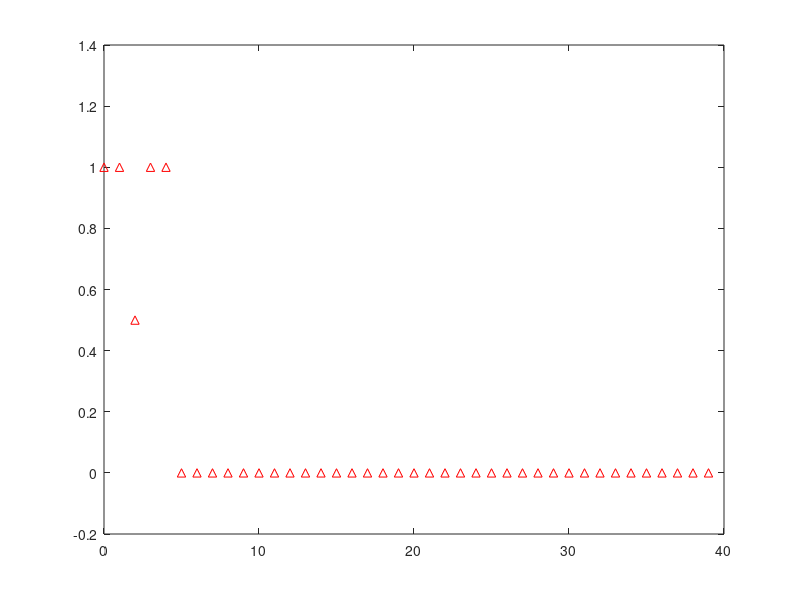
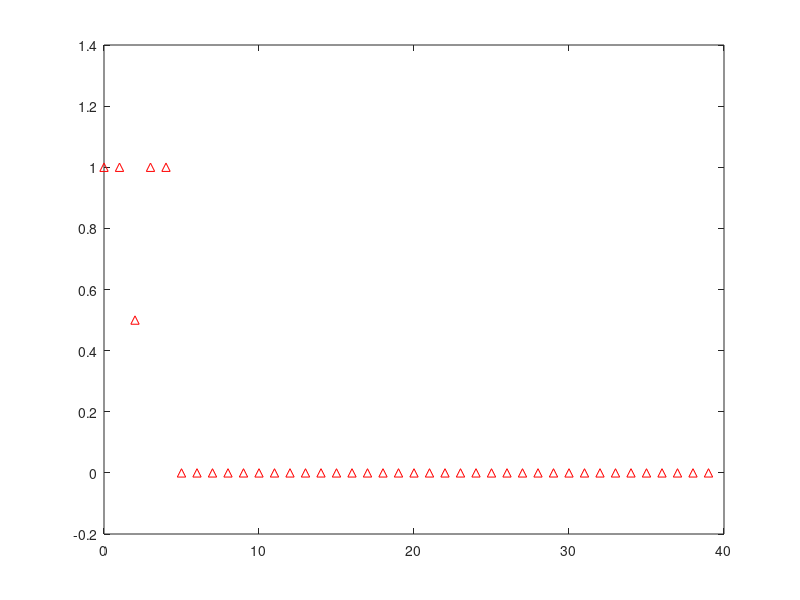

These figures' MATLAB source, in order:
% Implemetation of Frequency Sampled Transfer Function
% 

b1=[4.5];
a1=[1 -1];
H1 = tf(b1,a1)

%Transfer function H1:
% 4.5
%-----
%s - 1

b2=[.809,-.809];
a2=[1,-.618,1];
H2=tf(b2,a2) 
%Transfer function H2:
% 0.809 s - 0.809
%-----------------
%s^2 - 0.618 s + 1
 
b3=[-.309,.309];
a3=[1,1.618,1];
H3=tf(b3,a3) 
%Transfer function H3:
%-0.309 s + 0.309
%-----------------
%s^2 + 1.618 s + 1
 
H4=H1+H2+H3 
%Transfer function H4:
%                 5 s^4 + 5 s^3 + 2.5 s^2 + 5 s + 5
%-------------------------------------------------------------------
%s^5 + 2.22e-016 s^4 + 7.6e-005 s^3 - 7.6e-005 s^2 - 2.22e-016 s - 1
 
b5=[1,0,0,0,0,-1];
a5=5;
H5=tf(b5,a5)
%Transfer function H5:
%s^5 - 1
%-------
%   5
 
H=H5*H4
%Transfer function H=H5*(H1+H2+H3+H4):
%5 s^9 + 5 s^8 + 2.5 s^7 + 5 s^6 + 5 s^5 - 5 s^4 - 5 s^3 - 2.5 s^2 - 5 s - 5
%---------------------------------------------------------------------------
%    5 s^5 + 1.11e-015 s^4 + 0.00038 s^3 - 0.00038 s^2 - 1.11e-015 s - 5

b=[5,5,2.5,5,5,-5,-5,-2.5,-5,-5];
a=[5,1.11*10^-015,.00038,-.00038,-1.11*10^-015,-5];
figure(1)
impz(b,a)

[BZ,AZ]=tfdata(H,'v')
%disp(BZ)
%disp(AZ)
N=length(AZ)
loop=1;
while (loop==1)
    AK=[]
    for i=1:N;
        if AZ(i)==0;
            AK=AZ(i+1:N);
        end
    end
    loop=0;
end
AK
figure(2)
impz(BZ,AK)
            
